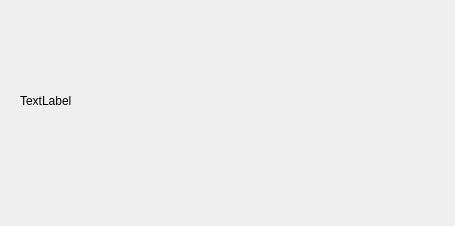
<?xml version="1.0" encoding="UTF-8"?>
<ui version="4.0">
 <class>AboutDlg</class>
 <widget class="QDialog" name="AboutDlg">
  <property name="geometry">
   <rect>
    <x>0</x>
    <y>0</y>
    <width>455</width>
    <height>226</height>
   </rect>
  </property>
  <property name="windowTitle">
   <string>AboutDlg</string>
  </property>
  <widget class="QLabel" name="label1">
   <property name="geometry">
    <rect>
     <x>20</x>
     <y>30</y>
     <width>201</width>
     <height>141</height>
    </rect>
   </property>
   <property name="text">
    <string>TextLabel</string>
   </property>
   <property name="alignment">
    <set>Qt::AlignLeading|Qt::AlignLeft|Qt::AlignVCenter</set>
   </property>
  </widget>
  <widget class="QLabel" name="label">
   <property name="geometry">
    <rect>
     <x>240</x>
     <y>20</y>
     <width>171</width>
     <height>161</height>
    </rect>
   </property>
   <property name="autoFillBackground">
    <bool>false</bool>
   </property>
   <property name="text">
    <string/>
   </property>
   <property name="pixmap">
    <pixmap resource="AlarmClock.qrc">:/AlarmClock/Resources/weixin.jpg</pixmap>
   </property>
   <property name="scaledContents">
    <bool>true</bool>
   </property>
   <property name="alignment">
    <set>Qt::AlignCenter</set>
   </property>
   <property name="wordWrap">
    <bool>false</bool>
   </property>
  </widget>
 </widget>
 <layoutdefault spacing="6" margin="11"/>
 <resources>
  <include location="AlarmClock.qrc"/>
 </resources>
 <connections/>
</ui>
